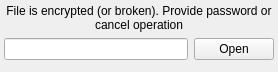
<?xml version="1.0" encoding="UTF-8"?>
<ui version="4.0">
 <class>PasswordDialog</class>
 <widget class="QWidget" name="PasswordDialog">
  <property name="geometry">
   <rect>
    <x>0</x>
    <y>0</y>
    <width>278</width>
    <height>72</height>
   </rect>
  </property>
  <property name="windowTitle">
   <string>Enter password</string>
  </property>
  <layout class="QGridLayout" name="gridLayout">
   <property name="leftMargin">
    <number>4</number>
   </property>
   <property name="topMargin">
    <number>4</number>
   </property>
   <property name="rightMargin">
    <number>4</number>
   </property>
   <property name="bottomMargin">
    <number>0</number>
   </property>
   <item row="0" column="0" colspan="2">
    <widget class="QLabel" name="description">
     <property name="text">
      <string>File is encrypted (or broken). Provide password or cancel operation</string>
     </property>
     <property name="alignment">
      <set>Qt::AlignCenter</set>
     </property>
     <property name="wordWrap">
      <bool>true</bool>
     </property>
     <property name="margin">
      <number>4</number>
     </property>
    </widget>
   </item>
   <item row="1" column="0">
    <widget class="QLineEdit" name="password">
     <property name="echoMode">
      <enum>QLineEdit::Password</enum>
     </property>
    </widget>
   </item>
   <item row="1" column="1">
    <widget class="QPushButton" name="open">
     <property name="text">
      <string>Open</string>
     </property>
    </widget>
   </item>
   <item row="2" column="0" colspan="2">
    <spacer name="verticalSpacer">
     <property name="orientation">
      <enum>Qt::Vertical</enum>
     </property>
     <property name="sizeHint" stdset="0">
      <size>
       <width>20</width>
       <height>40</height>
      </size>
     </property>
    </spacer>
   </item>
  </layout>
 </widget>
 <layoutdefault spacing="6" margin="11"/>
 <resources/>
 <connections/>
</ui>
